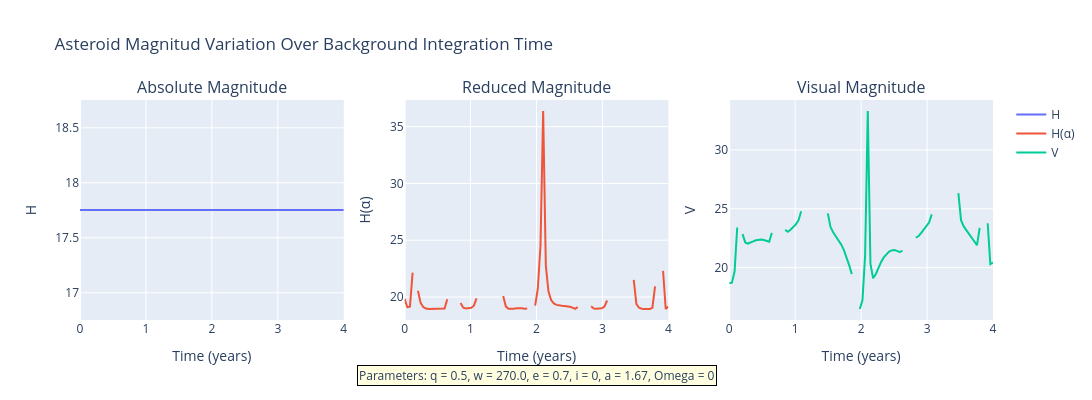

Notebook source saved alongside this figure:
### Code cell
x = times/year
y1 = H_absolute
y2 = H_reducido
y3 = mag_visual

titles = ['Absolute Magnitude', 'Reduced Magnitude', 'Visual Magnitude']
x_labels = ['Time (years)', 'Time (years)', 'Time (years)']
y_labels = ['H', 'H(α)', 'V']

annotation_text = f"Parameters: q = {q}, w = {w/deg}, e = {e}, i = {inc}, a = {np.round(a, 2)}, Omega = {Omega}"

fig = make_subplots(rows=1, cols=3, subplot_titles=titles)

# Agregar trazas de línea
fig.add_trace(go.Scatter(x=x, y=y1, mode='lines', name='H'), row=1, col=1)
fig.add_trace(go.Scatter(x=x, y=y2, mode='lines', name='H(α)'), row=1, col=2)
fig.add_trace(go.Scatter(x=x, y=y3, mode='lines', name='V'), row=1, col=3)

# Etiquetas de ejes
fig.update_xaxes(title_text=x_labels[0], row=1, col=1)
fig.update_xaxes(title_text=x_labels[1], row=1, col=2)
fig.update_xaxes(title_text=x_labels[2], row=1, col=3)

fig.update_yaxes(title_text=y_labels[0], row=1, col=1)
fig.update_yaxes(title_text=y_labels[1], row=1, col=2)
fig.update_yaxes(title_text=y_labels[2], row=1, col=3)

# Agregar caja de texto (annotation)
fig.add_annotation(
    text=annotation_text,
    xref="paper", yref="paper",
    x=0.5, y=-0.3,
    showarrow=False,
    align='left',
    bordercolor="black",
    borderwidth=1,
    bgcolor="lightyellow",
    font=dict(size=12)
)

fig.update_layout(
    height=400,
    width=1150,
    title_text="Asteroid Magnitud Variation Over Background Integration Time"
)

fig.show()

### Figure 1 — Plotly figure (JSON) as saved in the notebook; plotly's stock layout.template omitted (floating-point values rounded to 4 significant figures)
{"data": [{"mode": "lines", "name": "H", "type": "scatter", "x": [0.0, 0.0404, 0.08081, 0.1212, 0.1616, 0.202, 0.2424, 0.2828, 0.3232, 0.3636, 0.404, 0.4444, 0.4848, 0.5253, 0.5657, 0.6061, 0.6465, 0.6869, 0.7273, 0.7677, 0.8081, 0.8485, 0.8889, 0.9293, 0.9697, 1.01, 1.051, 1.091, 1.131, 1.172, 1.212, 1.253, 1.293, 1.333, 1.374, 1.414, 1.455, 1.495, 1.535, 1.576, 1.616, 1.657, 1.697, 1.737, 1.778, 1.818, 1.859, 1.899, 1.939, 1.98, 2.02, 2.061, 2.101, 2.141, 2.182, 2.222, 2.263, 2.303, 2.343, 2.384, 2.424, 2.465, 2.505, 2.545, 2.586, 2.626, 2.667, 2.707, 2.747, 2.788, 2.828, 2.869, 2.909, 2.949, 2.99, 3.03, 3.071, 3.111, 3.152, 3.192, 3.232, 3.273, 3.313, 3.354, 3.394, 3.434, 3.475, 3.515, 3.556, 3.596, 3.636, 3.677, 3.717, 3.758, 3.798, 3.838, 3.879, 3.919, 3.96, 4.0], "xaxis": "x", "y": [17.75, 17.75, 17.75, 17.75, 17.75, 17.75, 17.75, 17.75, 17.75, 17.75, 17.75, 17.75, 17.75, 17.75, 17.75, 17.75, 17.75, 17.75, 17.75, 17.75, 17.75, 17.75, 17.75, 17.75, 17.75, 17.75, 17.75, 17.75, 17.75, 17.75, 17.75, 17.75, 17.75, 17.75, 17.75, 17.75, 17.75, 17.75, 17.75, 17.75, 17.75, 17.75, 17.75, 17.75, 17.75, 17.75, 17.75, 17.75, 17.75, 17.75, 17.75, 17.75, 17.75, 17.75, 17.75, 17.75, 17.75, 17.75, 17.75, 17.75, 17.75, 17.75, 17.75, 17.75, 17.75, 17.75, 17.75, 17.75, 17.75, 17.75, 17.75, 17.75, 17.75, 17.75, 17.75, 17.75, 17.75, 17.75, 17.75, 17.75, 17.75, 17.75, 17.75, 17.75, 17.75, 17.75, 17.75, 17.75, 17.75, 17.75, 17.75, 17.75, 17.75, 17.75, 17.75, 17.75, 17.75, 17.75, 17.75, 17.75], "yaxis": "y"}, {"mode": "lines", "name": "H(α)", "type": "scatter", "x": [0.0, 0.0404, 0.08081, 0.1212, 0.1616, 0.202, 0.2424, 0.2828, 0.3232, 0.3636, 0.404, 0.4444, 0.4848, 0.5253, 0.5657, 0.6061, 0.6465, 0.6869, 0.7273, 0.7677, 0.8081, 0.8485, 0.8889, 0.9293, 0.9697, 1.01, 1.051, 1.091, 1.131, 1.172, 1.212, 1.253, 1.293, 1.333, 1.374, 1.414, 1.455, 1.495, 1.535, 1.576, 1.616, 1.657, 1.697, 1.737, 1.778, 1.818, 1.859, 1.899, 1.939, 1.98, 2.02, 2.061, 2.101, 2.141, 2.182, 2.222, 2.263, 2.303, 2.343, 2.384, 2.424, 2.465, 2.505, 2.545, 2.586, 2.626, 2.667, 2.707, 2.747, 2.788, 2.828, 2.869, 2.909, 2.949, 2.99, 3.03, 3.071, 3.111, 3.152, 3.192, 3.232, 3.273, 3.313, 3.354, 3.394, 3.434, 3.475, 3.515, 3.556, 3.596, 3.636, 3.677, 3.717, 3.758, 3.798, 3.838, 3.879, 3.919, 3.96, 4.0], "xaxis": "x2", "y": [19.84, 19.1, 19.14, 22.14, NaN, 20.54, 19.48, 19.11, 18.98, 18.94, 18.95, 18.96, 18.97, 18.96, 18.94, 18.98, 19.81, NaN, NaN, NaN, NaN, 19.47, 19.06, 18.99, 18.99, 19.05, 19.23, 19.88, NaN, NaN, NaN, NaN, NaN, NaN, NaN, NaN, NaN, 20.1, 19.15, 18.96, 18.94, 18.97, 19.0, 19.02, 19.01, 18.96, 18.98, NaN, NaN, 19.23, 20.75, 24.53, 36.38, 22.74, 20.48, 19.73, 19.43, 19.3, 19.25, 19.22, 19.2, 19.18, 19.14, 19.06, 18.96, 19.1, NaN, NaN, NaN, NaN, 19.18, 18.98, 18.96, 18.96, 19.01, 19.16, 19.69, NaN, NaN, NaN, NaN, NaN, NaN, NaN, NaN, NaN, 21.5, 19.37, 19.05, 18.96, 18.94, 18.94, 18.95, 19.05, 20.93, NaN, NaN, 22.29, 18.95, 19.16], "yaxis": "y2"}, {"mode": "lines", "name": "V", "type": "scatter", "x": [0.0, 0.0404, 0.08081, 0.1212, 0.1616, 0.202, 0.2424, 0.2828, 0.3232, 0.3636, 0.404, 0.4444, 0.4848, 0.5253, 0.5657, 0.6061, 0.6465, 0.6869, 0.7273, 0.7677, 0.8081, 0.8485, 0.8889, 0.9293, 0.9697, 1.01, 1.051, 1.091, 1.131, 1.172, 1.212, 1.253, 1.293, 1.333, 1.374, 1.414, 1.455, 1.495, 1.535, 1.576, 1.616, 1.657, 1.697, 1.737, 1.778, 1.818, 1.859, 1.899, 1.939, 1.98, 2.02, 2.061, 2.101, 2.141, 2.182, 2.222, 2.263, 2.303, 2.343, 2.384, 2.424, 2.465, 2.505, 2.545, 2.586, 2.626, 2.667, 2.707, 2.747, 2.788, 2.828, 2.869, 2.909, 2.949, 2.99, 3.03, 3.071, 3.111, 3.152, 3.192, 3.232, 3.273, 3.313, 3.354, 3.394, 3.434, 3.475, 3.515, 3.556, 3.596, 3.636, 3.677, 3.717, 3.758, 3.798, 3.838, 3.879, 3.919, 3.96, 4.0], "xaxis": "x3", "y": [18.68, 18.73, 19.67, 23.41, NaN, 22.85, 22.14, 22.05, 22.12, 22.23, 22.33, 22.39, 22.4, 22.35, 22.26, 22.2, 22.95, NaN, NaN, NaN, NaN, 23.21, 23.05, 23.22, 23.43, 23.67, 24.01, 24.78, NaN, NaN, NaN, NaN, NaN, NaN, NaN, NaN, NaN, 24.61, 23.46, 23.01, 22.68, 22.36, 21.97, 21.51, 20.93, 20.22, 19.45, NaN, NaN, 16.49, 17.23, 21.02, 33.31, 20.33, 19.11, 19.45, 20.0, 20.48, 20.87, 21.16, 21.36, 21.47, 21.49, 21.43, 21.31, 21.44, NaN, NaN, NaN, NaN, 22.54, 22.67, 22.94, 23.21, 23.48, 23.83, 24.52, NaN, NaN, NaN, NaN, NaN, NaN, NaN, NaN, NaN, 26.32, 24.03, 23.51, 23.18, 22.88, 22.56, 22.21, 21.91, 23.37, NaN, NaN, 23.77, 20.3, 20.43], "yaxis": "y3"}], "layout": {"annotations": [{"font": {"size": 16}, "showarrow": false, "text": "Absolute Magnitude", "x": 0.1444, "xanchor": "center", "xref": "paper", "y": 1, "yanchor": "bottom", "yref": "paper"}, {"font": {"size": 16}, "showarrow": false, "text": "Reduced Magnitude", "x": 0.5, "xanchor": "center", "xref": "paper", "y": 1, "yanchor": "bottom", "yref": "paper"}, {"font": {"size": 16}, "showarrow": false, "text": "Visual Magnitude", "x": 0.8556, "xanchor": "center", "xref": "paper", "y": 1, "yanchor": "bottom", "yref": "paper"}, {"align": "left", "bgcolor": "lightyellow", "bordercolor": "black", "borderwidth": 1, "font": {"size": 12}, "showarrow": false, "text": "Parameters: q = 0.5, w = 270.0, e = 0.7, i = 0, a = 1.67, Omega = 0", "x": 0.5, "xref": "paper", "y": -0.3, "yref": "paper"}], "height": 400, "title": {"text": "Asteroid Magnitud Variation Over Background Integration Time"}, "width": 1150, "xaxis": {"anchor": "y", "domain": [0, 0.2889], "title": {"text": "Time (years)"}}, "xaxis2": {"anchor": "y2", "domain": [0.3556, 0.6444], "title": {"text": "Time (years)"}}, "xaxis3": {"anchor": "y3", "domain": [0.7111, 1], "title": {"text": "Time (years)"}}, "yaxis": {"anchor": "x", "domain": [0, 1], "title": {"text": "H"}}, "yaxis2": {"anchor": "x2", "domain": [0, 1], "title": {"text": "H(α)"}}, "yaxis3": {"anchor": "x3", "domain": [0, 1], "title": {"text": "V"}}}}
